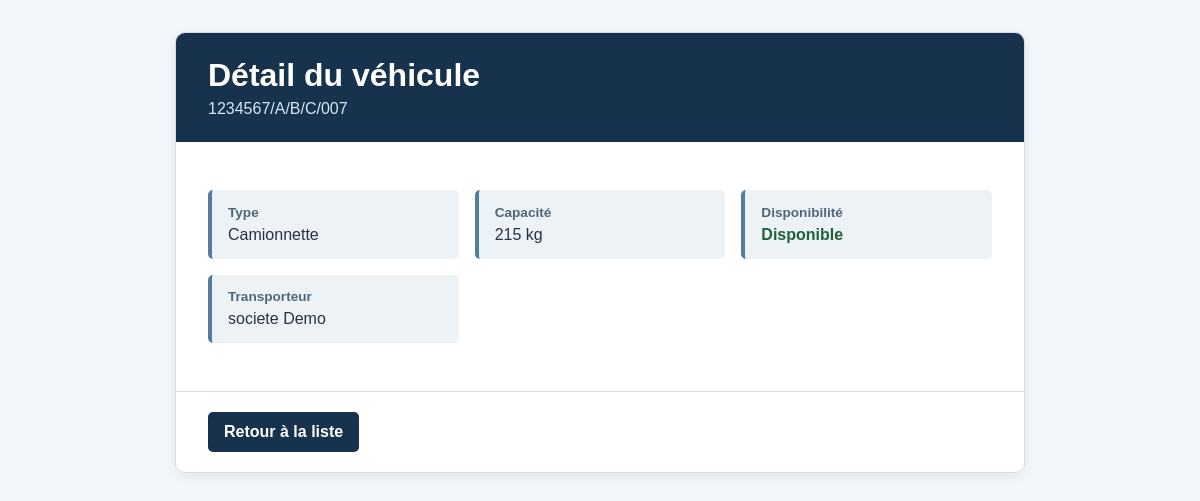
Screenshot of /vehicule/2/ with the database file from the repository.
### VehiculeApp/models.py (models this page shows, shortened)
class Vehicule(models.Model):
    TYPE_VEHICULE_CHOICES = [
        ('camionnette', 'Camionnette'),
        ('fourgon', 'Fourgon'),
        ('camion porteur', 'Camion porteur'),
        ('semi-remorque', 'Semi-remorque'),
    ]
    immatriculation = models.CharField(max_length=20, unique=True)
    capacite_kg = models.PositiveIntegerField(
        validators=[MinValueValidator(100, 'Capacité doit être supérieure à 100 kg.')]
    )
    disponible = models.BooleanField(default=True)
    type_vehicule = models.CharField(
        max_length=50,
        choices=TYPE_VEHICULE_CHOICES,
        default='camionnette',
    )
    created_at = models.DateTimeField(auto_now_add=True)
    updated_at = models.DateTimeField(auto_now=True)
    entreprise = models.ForeignKey(
        Entreprise,
        on_delete=models.CASCADE,
        related_name='vehicules',
        limit_choices_to={'type_entreprise': 'transporteur'},
    )

### EntrepriseApp/models.py (models this page shows, shortened)
class Entreprise(models.Model):
    raison_sociale = models.CharField(max_length=255, null=False, blank=False)
    matricule_fiscal = models.CharField(
        max_length=17,
        unique=True,
        validators=[matricule_fiscal_validator],
    )
    type_entreprise = models.CharField(
        max_length=100,
        choices=[
            ('chargeur', 'Chargeur'),
            ('transporteur', 'Transporteur'),
        ],
        default='chargeur',
    )
    adresse = models.TextField()
    created_at = models.DateTimeField(auto_now_add=True)
    updated_at = models.DateTimeField(auto_now=True)
    utilisateur = models.OneToOneField(
        Utilisateur,
        on_delete=models.CASCADE,
        related_name='entreprise',
    )

### VehiculeApp/views.py (the view)
# urls.py: path('<int:pk>/', VehiculeDetailView.as_view(), name='vehicule_detail'),
class VehiculeDetailView(DetailView):
    model = Vehicule
    template_name = 'vehicule/detail.html'
    context_object_name = 'vehicule'
    queryset = Vehicule.objects.select_related('entreprise')

### templates/vehicule/detail.html (shortened to what this page needs)
<!DOCTYPE html>
<html lang="fr">
<head>
</head>
<body>
    <main>
        <header class="page-header">
            <h1>Détail du véhicule</h1>
            <p class="reference">{{ vehicule.immatriculation }}</p>
        </header>
        <dl class="details">
            <div class="detail-item"><dt>Type</dt><dd>{{ vehicule.get_type_vehicule_display }}</dd></div>
            <div class="detail-item"><dt>Capacité</dt><dd>{{ vehicule.capacite_kg }} kg</dd></div>
            <div class="detail-item">
                <dt>Disponibilité</dt>
                <dd>
                    {% if vehicule.disponible %}
                        <span class="availability available">Disponible</span>
                    {% else %}
                        <span class="availability unavailable">Indisponible</span>
                    {% endif %}
                </dd>
            </div>
            <div class="detail-item"><dt>Transporteur</dt><dd>{{ vehicule.entreprise.raison_sociale }}</dd></div>
        </dl>
        <footer class="actions">
            <a class="button back-link" href="{% url 'vehicule_list' %}">Retour à la liste</a>
        </footer>
    </main>
</body>
</html>

### templates/vehicule/detail.html (style rules this page uses)
* { box-sizing: border-box; }
body { background: #f4f7fa; color: #263445; font-family: Arial, sans-serif; margin: 0; padding: 2rem 1rem; }
main { background: #fff; border: 1px solid #d5dce3; border-radius: 10px; box-shadow: 0 4px 14px rgb(23 50 77 / 8%); margin: 0 auto; max-width: 850px; overflow: hidden; }
.page-header { background: #17324d; color: #fff; padding: 1.5rem 2rem; }
.page-header h1 { margin: 0 0 0.4rem; }
.reference { color: #d7e6f4; margin: 0; }
.details { display: grid; gap: 1rem; grid-template-columns: repeat(auto-fit, minmax(220px, 1fr)); padding: 2rem; }
.detail-item { background: #edf2f7; border-left: 4px solid #557b9e; border-radius: 5px; margin: 0; padding: 0.9rem 1rem; }
dt { color: #526579; font-size: 0.85rem; font-weight: 700; margin-bottom: 0.4rem; }
dd { margin: 0; overflow-wrap: anywhere; }
.availability { font-weight: 700; }
.available { color: #21613a; }
.actions { align-items: center; border-top: 1px solid #d5dce3; display: flex; flex-wrap: wrap; gap: 0.75rem; padding: 1.25rem 2rem; }
.button { border: 0; border-radius: 5px; cursor: pointer; display: inline-block; font: inherit; font-weight: 700; padding: 0.7rem 1rem; text-decoration: none; }
.back-link { background: #17324d; color: #fff; }

### rows the page displays
Vehicule: immatriculation "1234567/A/B/C/007", type_vehicule "Camionnette", capacite_kg "215", entreprise.raison_sociale "societe Demo"
